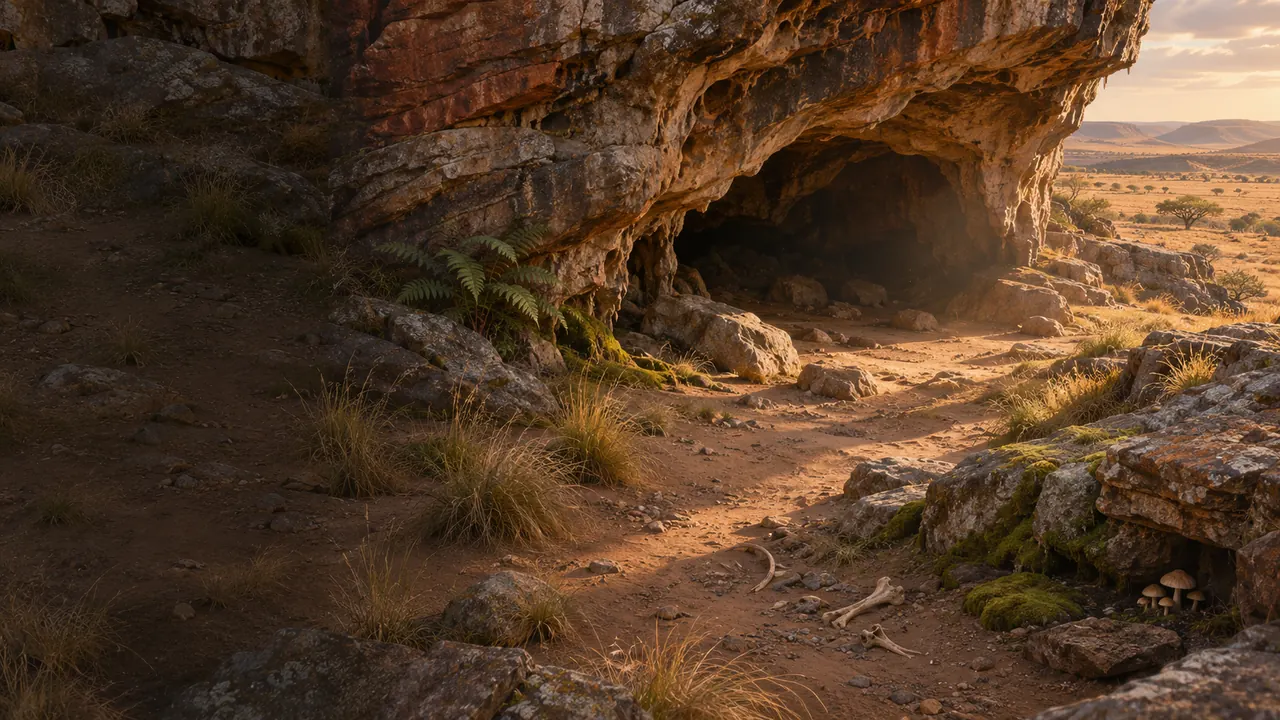
#> input picture app/src/main/assets/menu/wonderwerk_main_menu.webp, 1280 x 720 px
$ python -i visual_surface_gate.py   (imports and definitions only)
#> lines starting #> are read from the running program, lines starting #| are printed output that depends on the picture
#> further down, picture is the input picture: PIL image 1280x720 RGB; mean R, G, B 85, 60.3, 40
"""Visual gate for the actual native game WORLD, excluding Android controls.

A real screenshot formerly passed because HUD text/buttons contributed enough
contrast while the entire background was exactly #303030. Only check the broad
central playfield; HUD decorations must never be counted as visible 3D.
This detects blank-screen regressions, not photorealism or asset approval.
"""
from PIL import Image

def neutral_blank_fraction(frame):
    if not isinstance(frame, Image.Image):
        raise TypeError("Expected an actual Pillow screenshot image")
    image=frame.convert("RGB")
    w,h=image.size
#> w = 1280; h = 720
    if w<320 or h<180:
        raise AssertionError("Android gameplay screenshot too small")
    # Excludes top labels, left movement pad and the bottom HUD.
    scene=image.crop((int(w*.18),int(h*.20),int(w*.82),int(h*.73)))
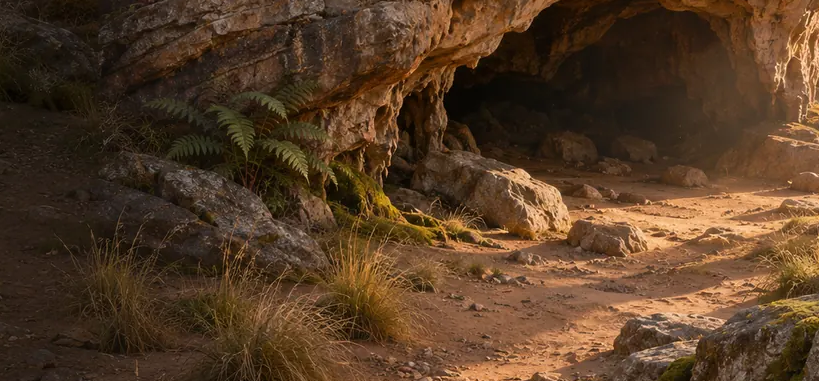
#> scene: PIL image 819x381 RGB; mean R, G, B 85.9, 60.2, 37.4
    sampled=scene.resize((160,90),Image.Resampling.NEAREST)
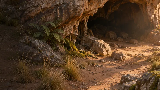
#> sampled: PIL image 160x90 RGB; mean R, G, B 86, 60.2, 37.4
    colors=sampled.getdata()
    count=0
    for rgb in colors:
        r,g,b=rgb
        if max(rgb)-min(rgb)<=3 and 24 <= (r+g+b)/3 <=96:
            count+=1
#> this loop made 14400 passes
#> (r, g, b) on passes 1 to 3: (32, 22, 14), (65, 55, 47), (46, 36, 28)
#> after the loop, count = 0
    return count/(160*90)

def require_visible_world(frame):
    blank=neutral_blank_fraction(frame)
    if blank>.87:
        raise AssertionError(
            "A játéktér továbbra is üres/szürke; a HUD nem bizonyítja, "
            f"hogy a valós 3D világ megjelent. Üres képrész: {blank:.1%}"
        )
    return blank

def world_view_difference(a,b):
    """Compare native game pixels, excluding static Android HUD."""
    from PIL import ImageChops, ImageStat
    if a.size!=b.size:
        raise AssertionError("Device changed orientation during orbit")
    w,h=a.size
    bounds=(int(w*.26),int(h*.19),int(w*.74),int(h*.71))
    diff=ImageChops.difference(a.convert("RGB").crop(bounds),
                               b.convert("RGB").crop(bounds))
    return float(sum(ImageStat.Stat(diff).mean)/3)

>>> from PIL import Image
>>> picture = Image.open('../app/src/main/assets/menu/wonderwerk_main_menu.webp')
>>> result = neutral_blank_fraction(picture)
#> result = 0
